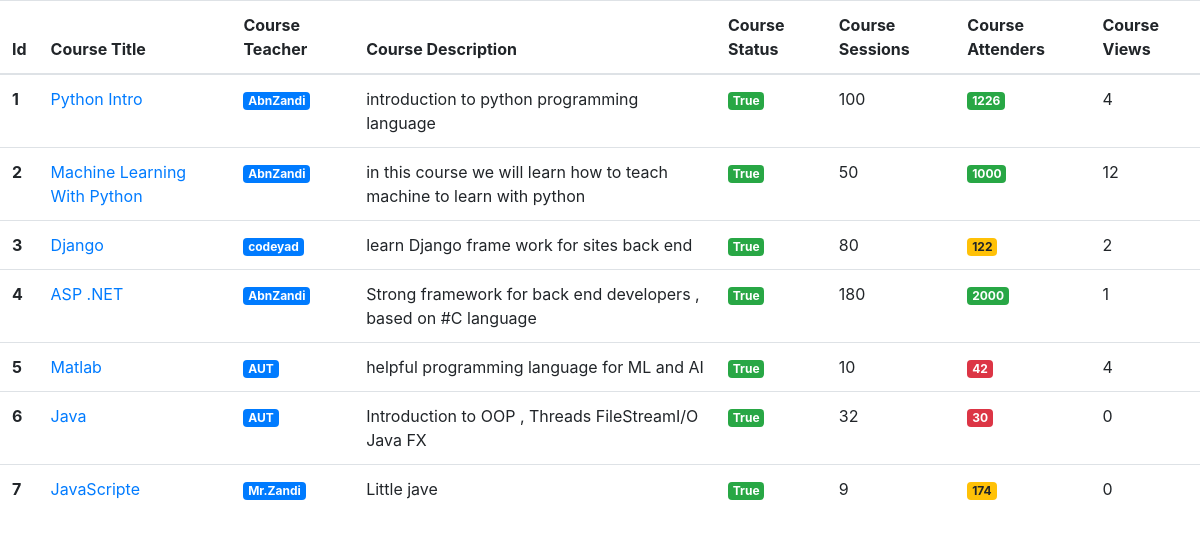
The app's page /course/courses/list with its own data.
### courses_app/models.py (models this page shows, shortened)
class Course(models.Model) :
    title = models.CharField(max_length=30)
    teacher_fullname = models.CharField(max_length=30)
    description = models.TextField()
    status = models.BooleanField(default=True)
    attenders = models.IntegerField(default=0)
    sessions = models.IntegerField(default=0)
    views_count = models.IntegerField(default=0)

### courses_app/views.py (the view)
# urls.py: path("courses/list",views.courses_list),
def courses_list(request):
    courses = Course.objects.all()
    return render(request , "courses_app/courses_lists.html" , context={ "courses" : courses})

### courses_app/templates/courses_app/courses_lists.html (shortened to what this page needs)
<!DOCTYPE html>
<html lang="en">
<head>
    <link rel="stylesheet" href="https://cdn.jsdelivr.net/npm/bootstrap@4.6.1/dist/css/bootstrap.min.css">
</head>
<body>
    <div class="table">
        <table class="table">
            <thead>
              <tr>
                <th scope="col">Id</th>
                <th scope="col">Course Title</th>
                <th scope="col">Course Teacher</th>
                <th scope="col">Course Description</th>
                <th scope="col">Course Status</th>
                <th scope="col">Course Sessions</th>
                <th scope="col">Course Attenders</th>
                <th scope="col">Course Views</th>
              </tr>
            </thead>
            <tbody>
                {% for course in courses%}
              <tr>
                <th scope="row">{{course.id}}</th>
                <td><a href="/course/information/{{course.id}}">{{course.title}}</a></td>
                <td><span class="badge badge-primary">{{course.teacher_fullname}}</span>
                </td>
                <td>{{course.description}}</td>
                <td>
                  {% if course.status == True %}
                  <span class="badge badge-success">{{course.status}}</span>
                  {% elif course.status == False %}
                  <span class="badge badge-danger">{{course.status}}</span>
                  {% endif %}
                </td>
                <td>{{course.sessions}}</td>
                <td>
                  {% if course.attenders >= 1000  %}
                  <span class="badge badge-success">{{course.attenders}}</span>
                  {% elif course.attenders < 1000 and  course.attenders >= 100 %}
                  <span class="badge badge-warning">{{course.attenders}}</span>
                  {% elif course.attenders < 100 %}
                  <span class="badge badge-danger">{{course.attenders}}</span>
                  {% endif %}
                  </td>
                <td>{{course.views_count}}</td>
              </tr>
              {% endfor %}
            </tbody>
          </table>
    </div>
</body>
</html>

### records on screen
Course: id "1", title "Python Intro", teacher_fullname "AbnZandi", description "introduction to python programming language", status "True", sessions "100", attenders "1226", views_count "4"
Course: id "2", title "Machine Learning With Python", teacher_fullname "AbnZandi", description "in this course we will learn how to teach machine to learn with python", status "True", sessions "50", attenders "1000", views_count "12"
Course: id "3", title "Django", teacher_fullname "codeyad", description "learn Django frame work for sites back end", status "True", sessions "80", attenders "122", views_count "2"
Course: id "4", title "ASP .NET", teacher_fullname "AbnZandi", description "Strong framework for back end developers , based on #C language", status "True", sessions "180", attenders "2000", views_count "1"
Course: id "5", title "Matlab", teacher_fullname "AUT", description "helpful programming language for ML and AI", status "True", sessions "10", attenders "42", views_count "4"
Course: id "6", title "Java", teacher_fullname "AUT", description "Introduction to OOP , Threads FileStreamI/O Java FX", status "True", sessions "32", attenders "30", views_count "0"
Course: id "7", title "JavaScripte", teacher_fullname "Mr.Zandi", description "Little jave", status "True", sessions "9", attenders "174", views_count "0"
